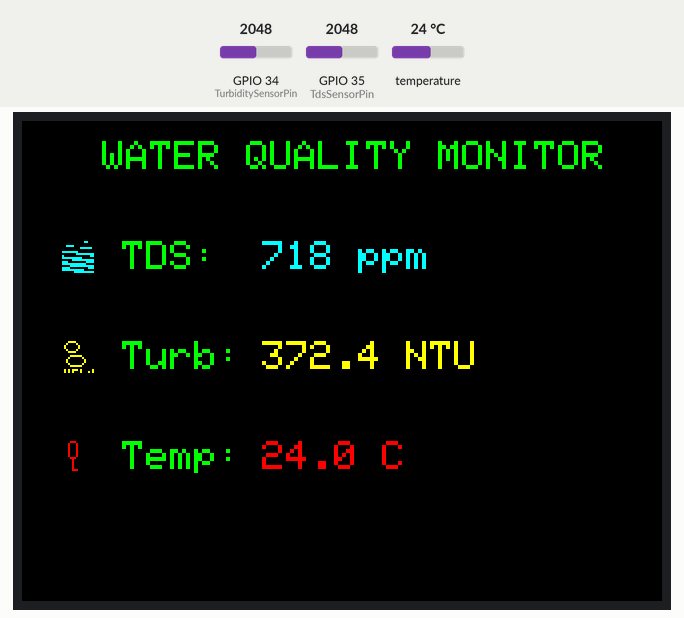
Simulated run of this sketch. Board: ESP32. On the bench: 320×240 colour display. The inputs (shaded band) are chosen by the test bench; at power-on: temperature 24 °C, GPIO 34 (TurbiditySensorPin) = 2048, GPIO 35 (TdsSensorPin) = 2048. WiFi joins after 1.5 s; servers stay silent unless stated; uploads are accepted with an empty reply; what the sketch prints to the serial monitor is not drawn.

Above: at 3.1 s.
3.2 s: temperature set to 12 °C
At 9.1 s:
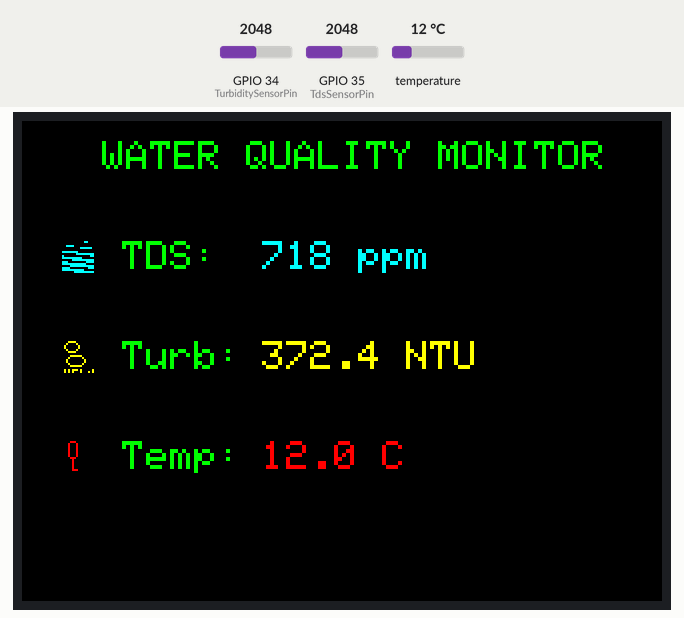
10.0 s: GPIO 34 (TurbiditySensorPin) set to 2866
At 15.7 s:
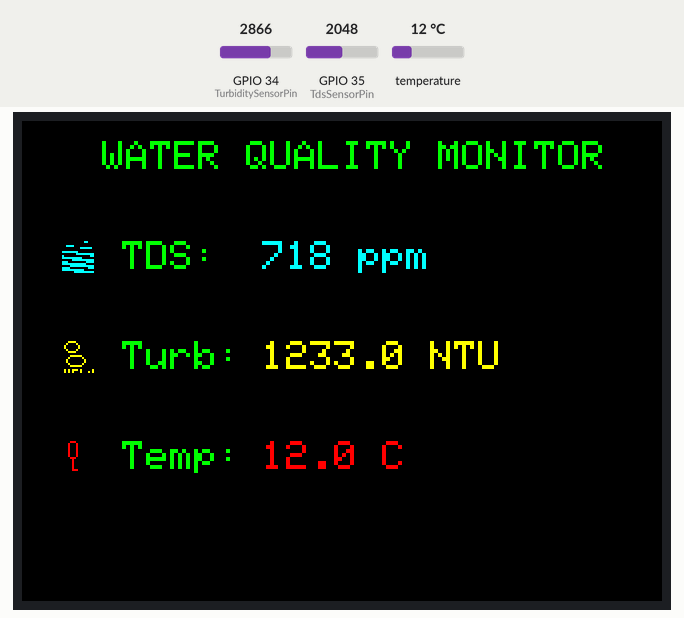
16.7 s: GPIO 35 (TdsSensorPin) set to 2866
At 21.0 s:
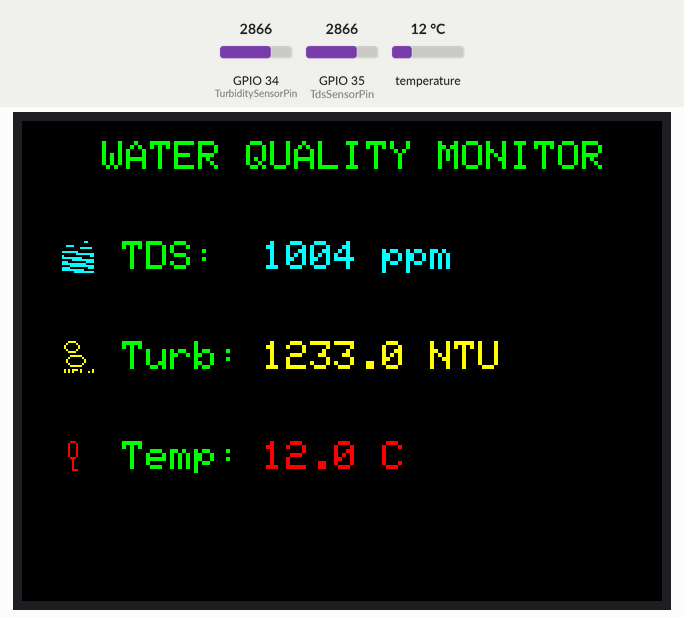
23.4 s: temperature set to 19 °C
30.1 s: GPIO 34 (TurbiditySensorPin) set to 3603
At 32.8 s:
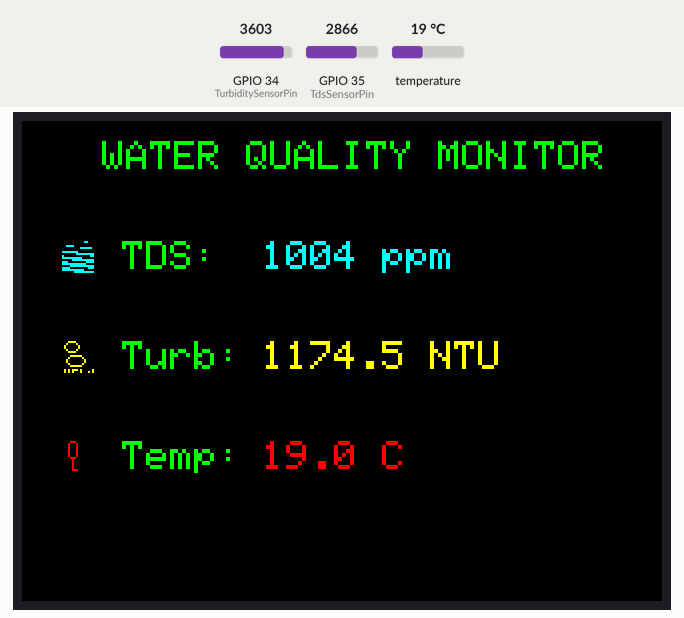
36.8 s: GPIO 35 (TdsSensorPin) set to 3603
At 39.4 s:
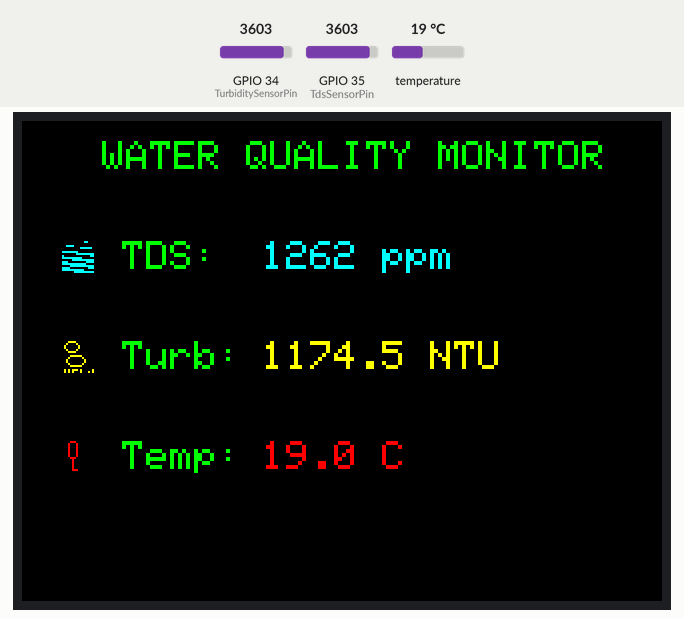
Timing chart, 0 to 40.9 s (numbered marks = the images above; inputs shaded):
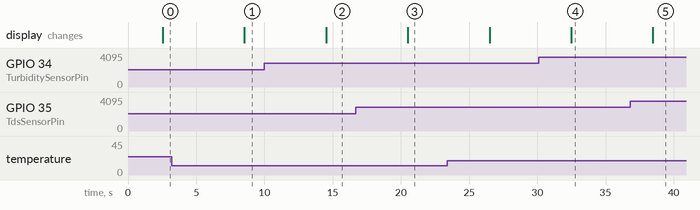

Measured:
- after the input at 3.2 s, the display: changes after 5.3 s (image 1)
- after the input at 10.0 s, the display: changes after 4.5 s (image 2)
- after the input at 16.7 s, the display: changes after 3.8 s (image 3)
- after the input at 30.1 s, the display: changes after 2.4 s (image 4)
- after the input at 36.8 s, the display: changes after 1.7 s (image 5)

The sketch:

complete_server.ino
```cpp
#include <Adafruit_GFX.h>
#include <Adafruit_ILI9341.h>
#include <XPT2046_Touchscreen.h>
#include <OneWire.h>
#include <DallasTemperature.h>
#include <WiFi.h>
#include <HTTPClient.h>

// ================= TFT PINS =================
#define TFT_CS   5
#define TFT_DC   2
#define TFT_RST  4
// ESP32 Hardware SPI pins: MOSI=23, MISO=19, SCK=18

// ================= TOUCH PINS =================
#define TOUCH_CS 15
#define TOUCH_IRQ 27  // optional

// ================= SENSOR PINS =================
#define TdsSensorPin 35
#define TurbiditySensorPin 34
#define ONE_WIRE_BUS 32

int recordId = 1;

// ================= WIFI =================
const char* ssid = "A.T.O.M robotics";
const char* password = "atom281121";
String serverUrl = "http://192.168.0.101:8000/device_data";

// ----------------- DS18B20 Setup -----------------
OneWire oneWire(ONE_WIRE_BUS);
DallasTemperature sensors(&oneWire);

// ----------------- TFT + Touch Objects -----------------
Adafruit_ILI9341 tft = Adafruit_ILI9341(TFT_CS, TFT_DC, TFT_RST);
XPT2046_Touchscreen ts(TOUCH_CS, TOUCH_IRQ);

// ----------------- Variables -----------------
float tdsValue = 0, tdsVoltage = 0;
float turbidityVoltage = 0, ntu = 0;
float baselineNTU = 1700;  // Adjust after calibration
float tempC = 0;

// ----------------- ICONS (16x16) -----------------
const unsigned char waterDrop [] PROGMEM = {
  0x00,0x18,0x00,0x00,0x3C,0x00,0x00,0x7E,0x00,0x00,0xFF,0x00,
  0x01,0xFF,0x80,0x03,0xFF,0xC0,0x07,0xFF,0xE0,0x0F,0xFF,0xF0,
  0x0F,0xFF,0xF0,0x07,0xFF,0xE0,0x03,0xFF,0xC0,0x01,0xFF,0x80,
  0x00,0xFF,0x00,0x00,0x7E,0x00,0x00,0x3C,0x00,0x00,0x18,0x00
};

const unsigned char thermometer [] PROGMEM = {
  0x0E,0x00,0x11,0x00,0x11,0x00,0x11,0x00,0x11,0x00,0x11,0x00,
  0x11,0x00,0x11,0x00,0x0E,0x00,0x04,0x00,0x04,0x00,0x04,0x00,
  0x04,0x00,0x04,0x00,0x07,0x00
};

const unsigned char cloud [] PROGMEM = {
  0x1E,0x00,0x21,0x00,0x40,0x80,0x40,0x80,0x21,0x00,0x1E,0x00,
  0x00,0x00,0x0F,0xC0,0x10,0x20,0x20,0x10,0x20,0x10,0x10,0x20,
  0x0F,0xC0,0x00,0x00
};

void setup() {
  Serial.begin(115200);

  // ---------- TFT Setup ----------
  tft.begin();
  tft.setRotation(1);   // Landscape
  tft.fillScreen(ILI9341_BLACK);

  tft.setTextSize(2);
  tft.setTextColor(ILI9341_GREEN, ILI9341_BLACK); // text=green background_behind_text=black
  tft.setCursor(40, 10);
  tft.println("WATER QUALITY MONITOR");

  // ---------- Touch Setup ----------
  if (ts.begin()) Serial.println("Touchscreen started");
  else Serial.println("Touchscreen not detected");

  // ---------- Sensors ----------
  pinMode(TdsSensorPin, INPUT);
  sensors.begin();

  // ---------- Draw static layout ----------
  tft.drawBitmap(20, 60, waterDrop, 16, 16, ILI9341_CYAN); // (x,y,---,width,height,colour)
  tft.setCursor(50, 60); tft.print("TDS:");

  tft.drawBitmap(20, 110, cloud, 16, 16, ILI9341_YELLOW);
  tft.setCursor(50, 110); tft.print("Turb:");

  tft.drawBitmap(20, 160, thermometer, 16, 16, ILI9341_RED);
  tft.setCursor(50, 160); tft.print("Temp:");

  // ---------- WiFi ----------
  WiFi.begin(ssid, password);
  Serial.print("Connecting to WiFi");
  while (WiFi.status() != WL_CONNECTED) {
    delay(500);
    Serial.print(".");
  }
  Serial.println("\nWiFi connected!");
}

void loop() {
  // ----------- TDS Sensor -----------
  int tdsAnalog = analogRead(TdsSensorPin);
  tdsVoltage = tdsAnalog * 3.3 / 4095.0;
  tdsValue = (tdsVoltage * 1000) / 2.3; // ppm approx

  // ----------- Turbidity Sensor -----------
  int turbidityAnalog = analogRead(TurbiditySensorPin);
  turbidityVoltage = turbidityAnalog * (3.3 / 4095.0);
  ntu = -1120.4 * turbidityVoltage * turbidityVoltage + 5742.3 * turbidityVoltage - 4352.9;
  float correctedNTU = ntu - baselineNTU;
  if (correctedNTU < 0) correctedNTU = 0;

  // ----------- DS18B20 Temperature Sensor -----------
  sensors.requestTemperatures();
  tempC = sensors.getTempCByIndex(0);

  // ----------- Serial Output -----------
  Serial.print("TDS: "); Serial.print(tdsValue, 0); Serial.print(" ppm | ");
  Serial.print("Turbidity: "); Serial.print(correctedNTU, 1); Serial.print(" NTU | ");
  Serial.print("Temperature: "); Serial.print(tempC, 1); Serial.println(" C");

  // ----------- TFT Display Output -----------
  // TDS
  tft.fillRect(120, 60, 140, 20, ILI9341_BLACK);
  tft.setCursor(120, 60);
  tft.setTextColor(ILI9341_CYAN, ILI9341_BLACK);
  tft.print(tdsValue, 0); tft.print(" ppm");

  // Turbidity
  tft.fillRect(120, 110, 140, 20, ILI9341_BLACK);
  tft.setCursor(120, 110);
  tft.setTextColor(ILI9341_YELLOW, ILI9341_BLACK);
  tft.print(correctedNTU, 1); tft.print(" NTU");

  // Temperature
  tft.fillRect(120, 160, 140, 20, ILI9341_BLACK);
  tft.setCursor(120, 160);
  tft.setTextColor(ILI9341_RED, ILI9341_BLACK);
  tft.print(tempC, 1); tft.print(" C");

  // ----------- Send Data to Server -----------
  if (WiFi.status() == WL_CONNECTED) {
  HTTPClient http;
  http.begin(serverUrl);
  http.addHeader("Content-Type", "application/json");

String payload = "{";
payload += "\"device_id\": 1,";
payload += "\"date\": \"2025-09-16\",";   // still hardcoded date
payload += "\"id\": " + String(recordId) + ",";   // auto-increment ID
payload += "\"temp_data\": " + String(tempC,1) + ",";
payload += "\"turbidity_data\": " + String(correctedNTU,1) + ",";
payload += "\"conductivity_data\": " + String(tdsValue,0);
payload += "}";


  Serial.println("Sending: " + payload);
  int httpResponseCode = http.POST(payload);
  if (httpResponseCode > 0) {
    Serial.println("Response code: " + String(httpResponseCode));
    Serial.println("Response: " + http.getString());
  } else {
    Serial.println("Error sending POST: " + String(httpResponseCode));
  }
  http.end();   // <-- prevent future API calls
  }
// } else if (dataSen) {
//   Serial.println("Data already sent, skipping POST...");
// }

  delay(5000); // update every 5 sec
  recordId++;

}
```
